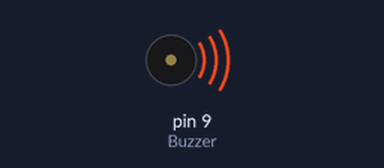
The sketch below on a simulated Arduino Uno, built with avr-gcc and run on an emulated ATmega328P. Parts: buzzer (waves = sounding).

Above: at 0.5 s.
Timing chart, 0 to 15.6 s (numbered marks = the images above):
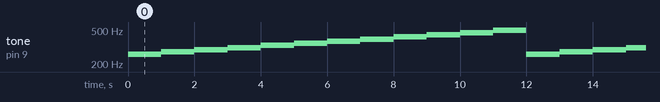

The sketch:

melodias.ino
```cpp
/*Crear melodias*/

int Buzzer=9;
int tonos[]={261,277,294,311,330,349,370,392,415,440,466,494};

void setup()

{
}

void loop()
{

  for (int notas=0;notas<12;notas++)
  {
    tone(Buzzer,tonos[notas]); //coje la primera nota , te vas el pin 9

    // tone es la funcion del pulsador su sintaxis es : se pone el pin , la frecuencia y una , para la duración

    delay(1000);
  }

  noTone(Buzzer);
}
```

Measured:
- by itself, tone on pin 9 (Buzzer): repeats every 12.0 s: 277 Hz 1.0 s, 294 Hz 1.0 s, 311 Hz 1.0 s, 330 Hz 1.0 s, 349 Hz 1.0 s, 370 Hz 1.0 s, 392 Hz 1.0 s, 415 Hz 1.0 s, 440 Hz 1.0 s, 466 Hz 1.0 s, 494 Hz 1.0 s, 261 Hz 1.0 s
